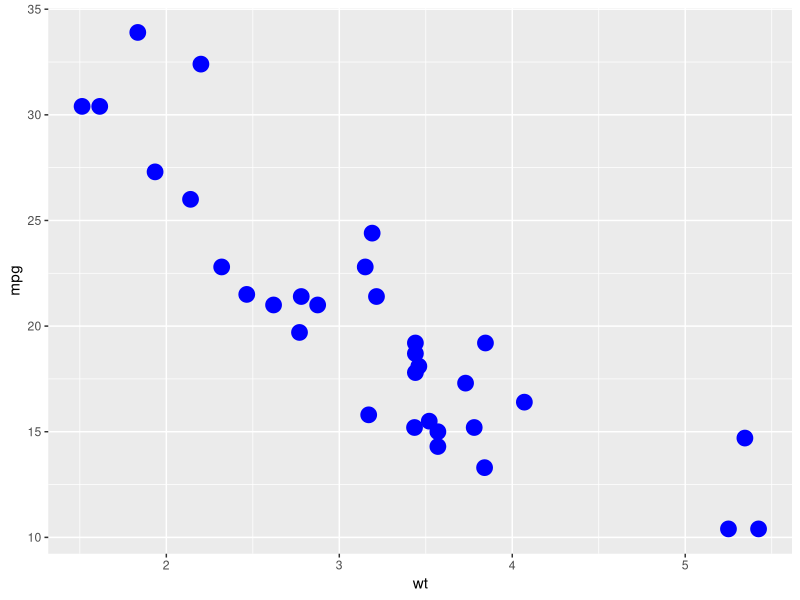
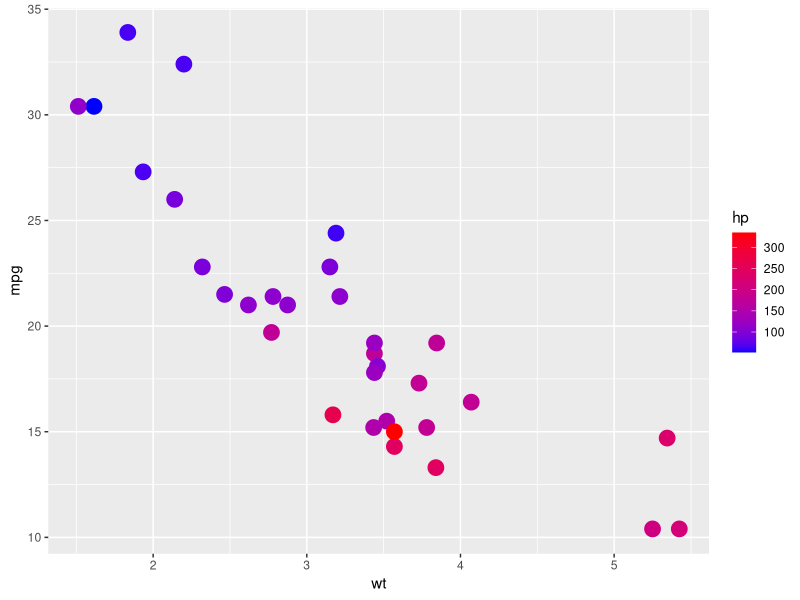
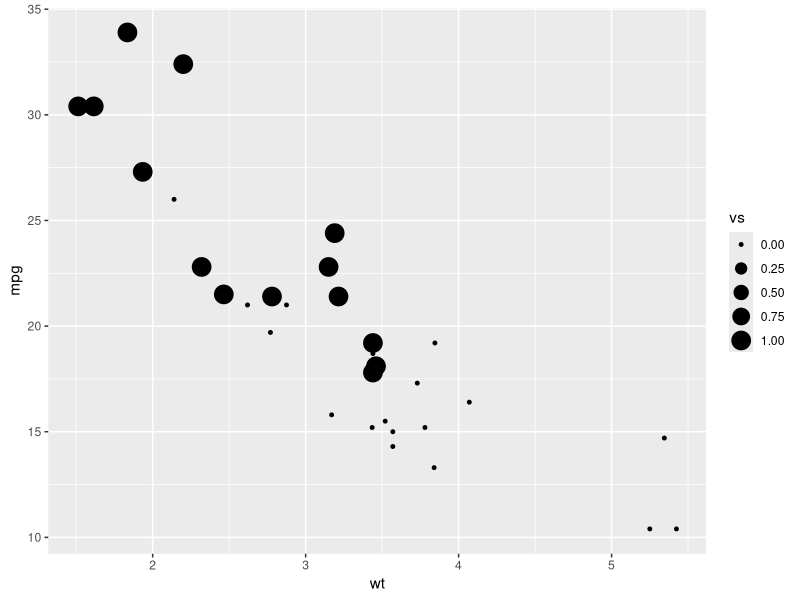
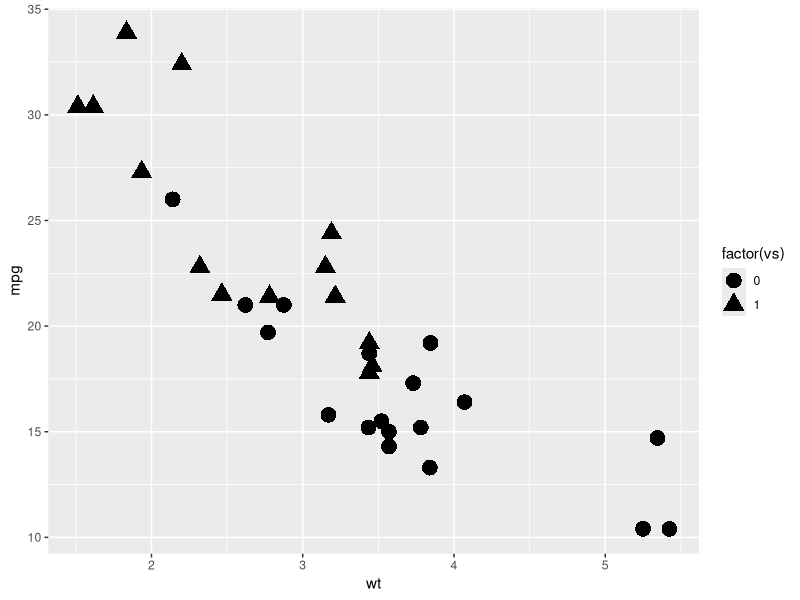

Here is the R script that generated these plots, in order:
library(ggplot2)
df<-mtcars
#Data and Asthetics
pl<-ggplot(df,aes(x=wt,y=mpg))

#Geometry
print(pl+geom_point(size=5,color='blue'))
pl2<-pl+geom_point(aes(color=hp),size=5)
pl3<-pl2+scale_color_gradient(low='blue',high='red')
print(pl3)

#if you want to givw the size to the column of the dataset so it will read the data as sequence to the asthetic
print(pl+geom_point(aes(size=vs)))
print(pl+geom_point(aes(shape=factor(vs)),size=5))